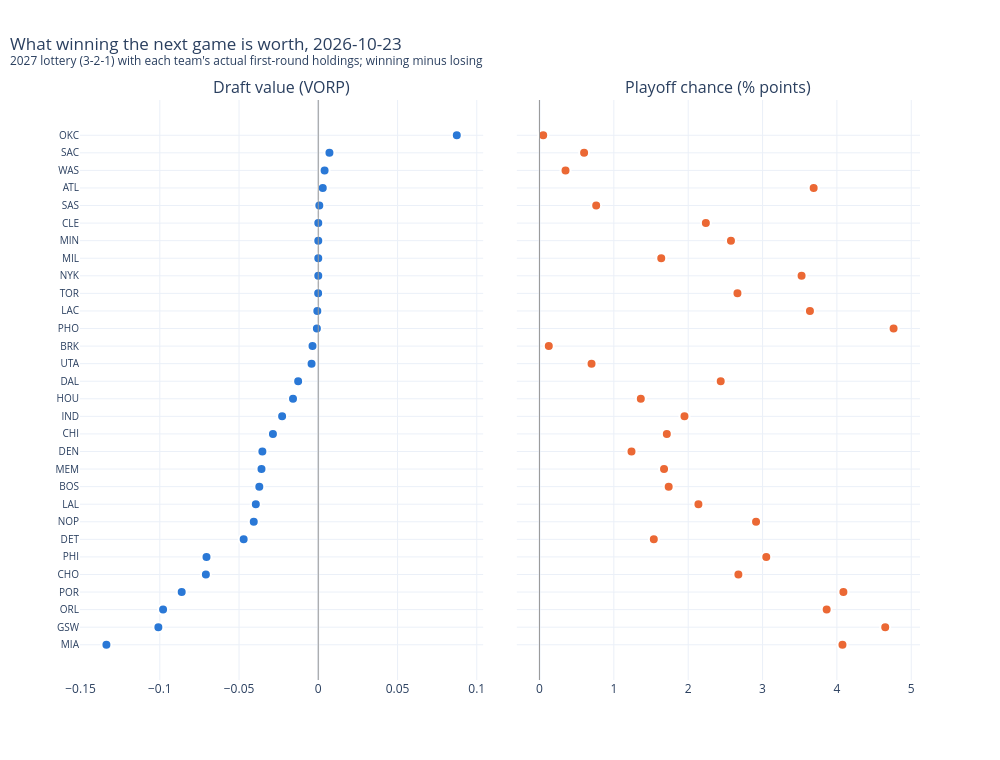

Notebook code cell kept with this figure:
### Code cell
current = incentive.current(TODAY)
plot_current(current).show()

### Figure 1 — Plotly figure (JSON) as saved in the notebook; plotly's stock layout.template omitted (floating-point values rounded to 4 significant figures; data arrays with more than 128 entries replaced by an {"elided": "..."} marker saying what was removed)
{"data": [{"customdata": {"elided": "30x6 float values"}, "hovertemplate": "<b>%{y}</b> %{customdata[0]}-%{customdata[1]}, projected %{customdata[2]:.1f} wins<br>Playoffs %{customdata[3]:.0f}%, own pick %{customdata[4]:.1f}, holdings %{customdata[5]:.2f} VORP<br>Win minus loss: %{x:.3f}<extra></extra>", "marker": {"color": "#2a78d6", "line": {"color": "white", "width": 2}, "size": 10}, "mode": "markers", "showlegend": false, "type": "scatter", "x": [0.0874, 0.007038, 0.003976, 0.002833, 0.000644, 0.0, 0.0, 0.0, 0.0, -8.426e-05, -0.0006093, -0.0008823, -0.003643, -0.004243, -0.0127, -0.01595, -0.02282, -0.02862, -0.03529, -0.03584, -0.03721, -0.03942, -0.04072, -0.04709, -0.07054, -0.07093, -0.08619, -0.09793, -0.1009, -0.1337], "xaxis": "x", "y": ["OKC", "SAC", "WAS", "ATL", "SAS", "CLE", "MIN", "MIL", "NYK", "TOR", "LAC", "PHO", "BRK", "UTA", "DAL", "HOU", "IND", "CHI", "DEN", "MEM", "BOS", "LAL", "NOP", "DET", "PHI", "CHO", "POR", "ORL", "GSW", "MIA"], "yaxis": "y"}, {"customdata": {"elided": "30x6 float values"}, "hovertemplate": "<b>%{y}</b> %{customdata[0]}-%{customdata[1]}, projected %{customdata[2]:.1f} wins<br>Playoffs %{customdata[3]:.0f}%, own pick %{customdata[4]:.1f}, holdings %{customdata[5]:.2f} VORP<br>Win minus loss: %{x:.1f}<extra></extra>", "marker": {"color": "#eb6834", "line": {"color": "white", "width": 2}, "size": 10}, "mode": "markers", "showlegend": false, "type": "scatter", "x": [0.05, 0.6, 0.35, 3.687, 0.7625, 2.237, 2.575, 1.638, 3.525, 2.663, 3.638, 4.763, 0.125, 0.7, 2.438, 1.362, 1.95, 1.712, 1.237, 1.675, 1.738, 2.138, 2.912, 1.538, 3.05, 2.675, 4.087, 3.862, 4.65, 4.075], "xaxis": "x2", "y": ["OKC", "SAC", "WAS", "ATL", "SAS", "CLE", "MIN", "MIL", "NYK", "TOR", "LAC", "PHO", "BRK", "UTA", "DAL", "HOU", "IND", "CHI", "DEN", "MEM", "BOS", "LAL", "NOP", "DET", "PHI", "CHO", "POR", "ORL", "GSW", "MIA"], "yaxis": "y2"}], "layout": {"annotations": [{"font": {"size": 16}, "showarrow": false, "text": "Draft value (VORP)", "x": 0.24, "xanchor": "center", "xref": "paper", "y": 1.0, "yanchor": "bottom", "yref": "paper"}, {"font": {"size": 16}, "showarrow": false, "text": "Playoff chance (% points)", "x": 0.76, "xanchor": "center", "xref": "paper", "y": 1.0, "yanchor": "bottom", "yref": "paper"}], "height": 760, "hoverlabel": {"bgcolor": "white"}, "shapes": [{"line": {"color": "#9a9a9a", "width": 1}, "type": "line", "x0": 0, "x1": 0, "xref": "x", "y0": 0, "y1": 1, "yref": "y domain"}, {"line": {"color": "#9a9a9a", "width": 1}, "type": "line", "x0": 0, "x1": 0, "xref": "x2", "y0": 0, "y1": 1, "yref": "y2 domain"}], "title": {"text": "What winning the next game is worth, 2026-10-23<br><sup>2027 lottery (3-2-1) with each team's actual first-round holdings; winning minus losing</sup>", "x": 0.01}, "width": 1000, "xaxis": {"anchor": "y", "domain": [0.0, 0.48]}, "xaxis2": {"anchor": "y2", "domain": [0.52, 1.0]}, "yaxis": {"anchor": "x", "autorange": "reversed", "domain": [0.0, 1.0], "tickfont": {"size": 10}}, "yaxis2": {"anchor": "x2", "autorange": "reversed", "domain": [0.0, 1.0], "matches": "y", "showticklabels": false, "tickfont": {"size": 10}}}}
